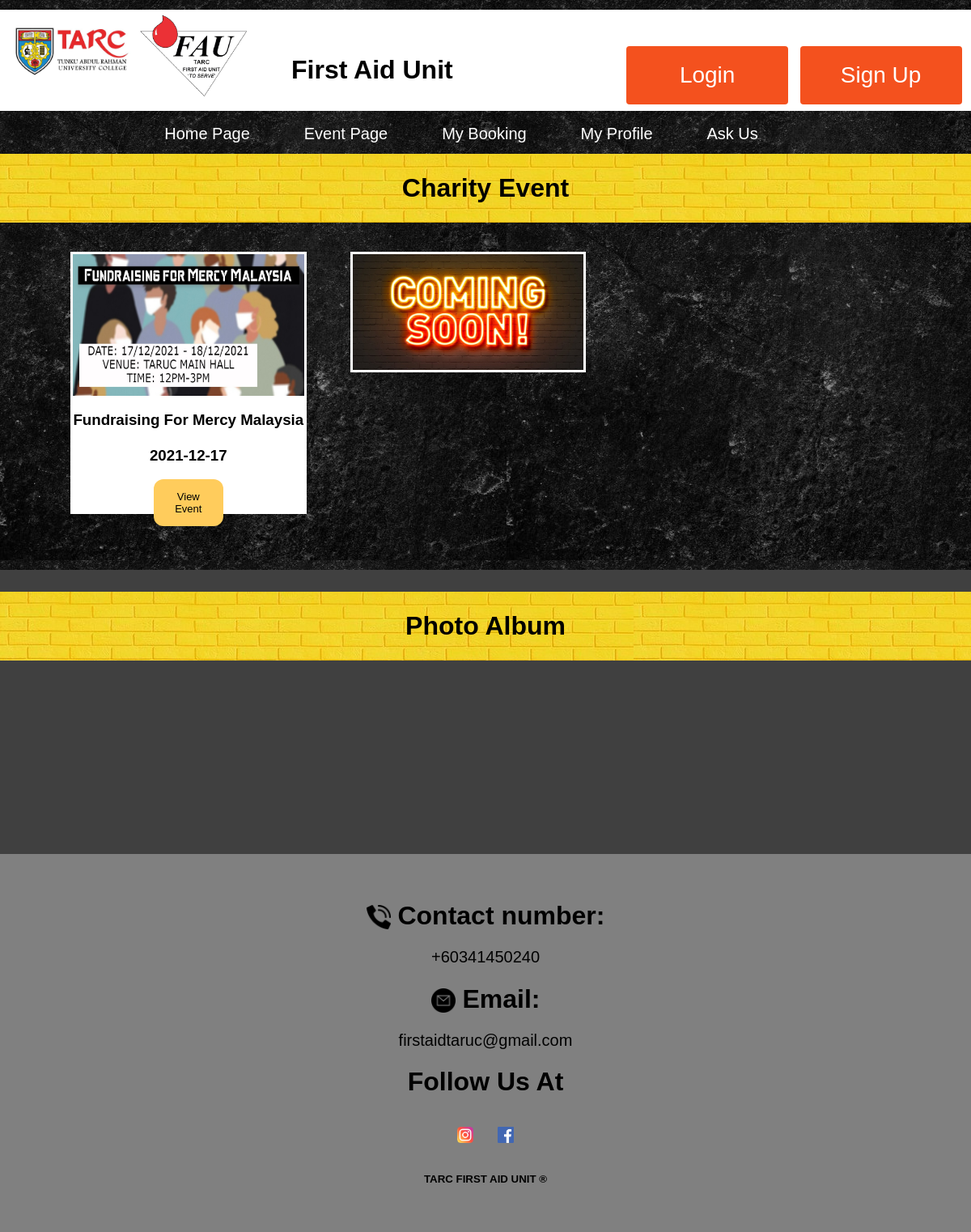
The app's page /srcClient/charityevent.php with its own data.
### tables this page shows
CREATE TABLE `event` (
  `EventID` int(11) NOT NULL,
  `EventName` varchar(40) NOT NULL,
  `Category` varchar(30) NOT NULL,
  `StartDate` date NOT NULL,
  `EndDate` date NOT NULL,
  `StartTime` time NOT NULL,
  `EndTime` time NOT NULL,
  `Venue` varchar(40) NOT NULL,
  `No_of_Booking` int(11) NOT NULL,
  `Picture_location` varchar(40) NOT NULL,
  `Description` varchar(255) NOT NULL,
  `LimitBooking` int(11) NOT NULL
);

### srcClient/charityevent.php (the view, shortened to what this page needs)
<html>
    <head>
        <link rel="stylesheet" href="../css/layout.css">
        <link rel="stylesheet" href="../css/homepage.css">
        <link rel="stylesheet" href="../css/event.css">
        <link rel="stylesheet" href="../css/owl.carousel.css">
        <link rel="stylesheet" href="../css/owl.theme.default.css">
        <link href="https://unpkg.com/aos@2.3.1/dist/aos.css" rel="stylesheet">
    </head>
    <body>
        <?php
        if (isset($_SESSION['studentID']) && isset($_SESSION['email']) && isset($_SESSION['name']) && isset($_SESSION['phone']) && isset($_SESSION['gender']) && isset($_SESSION['faculty']) && isset($_SESSION['password'])) {
            require_once('header2.php');
        } else {
            require_once('header.php');
        }
        ?>
        <h1 style="background-image: url(../picture/background/background2.jpg);padding:2%;text-align: center;margin:0px;color: black;">Charity Event</h1>
        <div style="display: flex; flex-wrap: wrap; background-image: url('../picture/background/background.jpg');padding: 3% 5%;">
            <?php
            $con = new mysqli(DB_HOST, DB_USER, DB_PASS, DB_NAME);
            $sql = "SELECT EventID,EventName,Picture_location,StartDate FROM event WHERE Category = 'Charity Event'";
            if ($result = $con->query($sql)) {
                while ($row = $result->fetch_object()) {
                    echo '
                    <div data-aos="fade-up" style= "width:27%;background-color: white;margin-left: 2.5%;margin-right: 2.5%;margin-bottom: 3%;border-style: solid;border-color: white;">
                    <img src="' . $row->Picture_location . '"style="width: 100%;height:55%;"/>
                    <h3>' . $row->EventName . '<br/><br/>' . $row->StartDate . '</h3>
                    <div class="container"><button onclick="linkFunction(\'event_detail.php?id=' . $row->EventID . '\');"class="btn">View Event</button></div>
                </div>
                ';
                }
            }
            ?>
            <div data-aos="fade-up" style="width:27%;margin-left: 2.5%;margin-right: 2.5%;margin-bottom: 3%;">
                <img src="../picture/comingsoon.jpg" style="width: 100%;border-style: solid;border-color: white;"/>
            </div>
        </div>
        <div style="background-color:#404040;padding-bottom: 4%;padding-top: 27px;">
            <h1 style="padding: 2%;color:black;margin-top: 0px;background-image: url('../picture/background/background2.jpg');text-align:center;">Photo Album</h1>
            <div style="margin-left:3%;margin-right: 3%;">
                <div class="owl-carousel slide2">
                    <div>
                        <img src='../picture/charity/album/album2.JPG'/>
                    </div>
                    <div>
                        <img src='../picture/charity/album/album3.JPG'/>
                    </div>
                    <div>
                        <img src='../picture/charity/album/album4.JPG'/>
                    </div>
                </div>
            </div>
        </div>
    </body>
    <footer>
        <div data-aos="fade-up">
            <h1><img src="../picture/icon/phone.png" style="width:30px"/> Contact number:</h1><a href="tel:+60341450240" style="font-size:20px;">+60341450240</a>
            <h1><img src="../picture/icon/email.png" style="width:30px"/> Email:</h1><a href="mailto:@gmail.com" style="font-size:20px;">firstaidtaruc@gmail.com</a>
            <h1>Follow Us At</h1>
            <a href="https://www.instagram.com/taruc_fau/?utm_medium=copy_link" target="_blank"><img src="../picture/icon/instagram.png" style="width:50px;padding: 15px;"/></a><a href="https://www.facebook.com/FirstAidUnitTARUC" target="_blank"><img src="../picture/icon/facebook.png" style="width:50px;padding: 15px;"/></a>
            <article>
                <h5>TARC FIRST AID UNIT &reg</h5>
            </article>
        </div>
    </footer>
</html>

### css/layout.css (style rules this page uses)
h1 { font-family: Verdana, sans-serif; font-size: 2em; margin-block-start: 0.67em; margin-block-end: 0.67em; margin-inline-start: 0px; margin-inline-end: 0px; font-weight: bold; }
footer { background-color: grey; text-align: center; padding: 3%; }
a { color:black; text-decoration:none; font-size: 15px; }
body { font-family: Verdana, sans-serif; margin:0; line-height: unset; }

### css/homepage.css (style rules this page uses)
* { box-sizing: border-box }
img { vertical-align: middle; }

### css/event.css (style rules this page uses)
.container .btn { margin-bottom: 5%; margin-left: 35%; margin-right: 35%; padding: 14px 20px; background-color: #ffcc5c; color: black; font-size: 13px; border: none; border-radius: 12px; }
h3 { text-align: center; }

### records on screen
event: Picture_location (picture), EventName "Fundraising For Mercy Malaysia", StartDate "2021-12-17"
